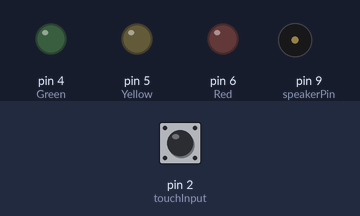
A sketch run on a simulated Arduino Uno, built with avr-gcc and run on an emulated ATmega328P. Shown: output pins drawn as LEDs (lit = HIGH), buzzer (waves = sounding). Inputs (shaded band) come from the test bench; at power-on: pin 2 (touchInput) LOW.

Above: at 1.2 s.
1.3 s: pin 2 (touchInput) pulled HIGH for 0.15 s
At 2.5 s:
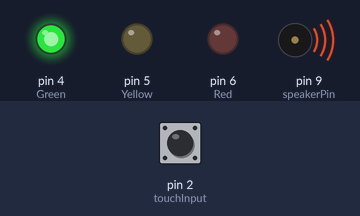
2.9 s: pin 2 (touchInput) pulsed HIGH 5 times (0.12 s each, 0.3 s apart)
At 3.35 s:
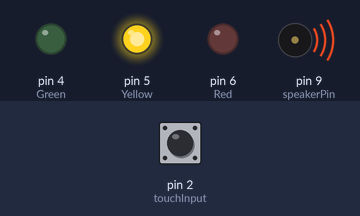
5.9 s: pin 2 (touchInput) pulled HIGH for 1 s
At 7.2 s:
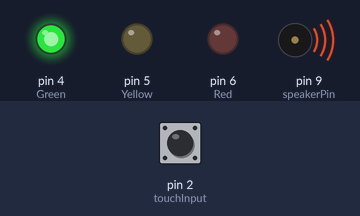
Timing chart, 0 to 8.9 s (numbered marks = the images above; inputs shaded):
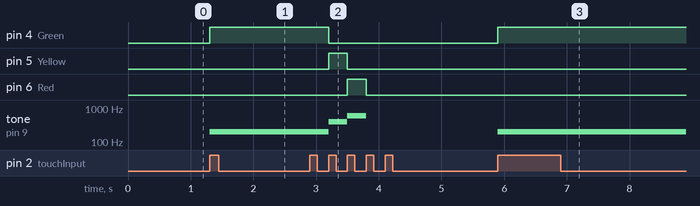

The sketch:

Speaker_Tones.ino
```cpp
int Red = 6;
int Yellow = 5;
int Green = 4;
int touchInput = 2;
int inputState;
int lastInputState = 1;
int tapCount = 0;
unsigned long lastTapTime = 0;
int dt = 500;
int speakerPin = 9; //Change this to the PWM pin connected to the speaker

void setup() {
  // put your setup code here, to run once:
  Serial.begin(9600);
  pinMode(Green, OUTPUT);
  pinMode(Yellow,OUTPUT);
  pinMode(Red,OUTPUT);
  pinMode(touchInput, INPUT);
  pinMode(speakerPin, OUTPUT);
}

void loop() {
  // put your main code here, to run repeatedly:
  inputState = digitalRead(touchInput);
  if (lastInputState == LOW && inputState == HIGH) {
    unsigned long currentMillis = millis();
    if (currentMillis - lastTapTime > 1000) {
      tapCount = 0;
    }
    lastTapTime = currentMillis;

    tapCount++;
    if(tapCount ==1){
      digitalWrite(Green, HIGH);
      digitalWrite(Yellow, LOW);
      digitalWrite(Red, LOW);
      tone(speakerPin, 200);
    }
    else if (tapCount == 2){
      digitalWrite(Green, LOW);
      digitalWrite(Yellow, HIGH);
      digitalWrite(Red, LOW);
      tone(speakerPin, 400);
      }
      else if (tapCount == 3) {
        digitalWrite(Green, LOW);
        digitalWrite(Yellow, LOW);
        digitalWrite(Red, HIGH);
        tone(speakerPin, 600);
      }
      else if (tapCount == 4) {
        digitalWrite(Green, LOW);
        digitalWrite(Yellow, LOW);
        digitalWrite(Red, LOW);
        noTone(speakerPin);
      }
  }
  lastInputState = inputState;
}
```

Measured:
- after the input at 1.3 s, pin 4 (Green): LOW → HIGH at once; tone on pin 9 (speakerPin): silent → 200 Hz at once
- after the input at 2.9 s, pin 4 (Green): HIGH → LOW after 0.30 s; pin 5 (Yellow): LOW → HIGH after 0.30 s, → LOW 0.30 s later; pin 6 (Red): LOW → HIGH after 0.60 s, → LOW 0.30 s later; tone on pin 9 (speakerPin): 200 Hz → 400 Hz after 0.30 s, → 600 Hz 0.30 s later, → silent 0.30 s later
- after the input at 5.9 s, pin 4 (Green): LOW → HIGH at once; tone on pin 9 (speakerPin): silent → 200 Hz at once
